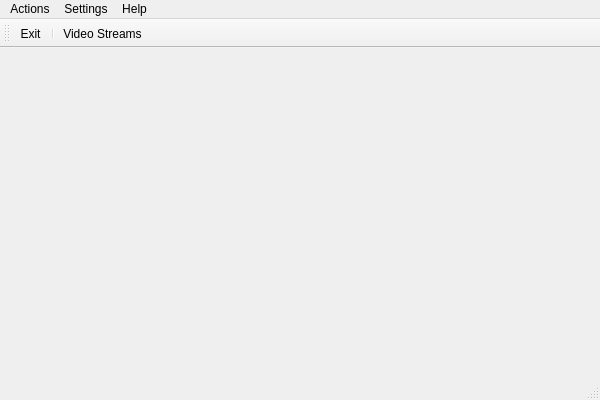
<?xml version="1.0" encoding="UTF-8"?>
<ui version="4.0">
 <class>SyntroCVFilterClass</class>
 <widget class="QMainWindow" name="SyntroCVFilterClass">
  <property name="geometry">
   <rect>
    <x>0</x>
    <y>0</y>
    <width>600</width>
    <height>400</height>
   </rect>
  </property>
  <property name="windowTitle">
   <string>SyntroCVFilter</string>
  </property>
  <widget class="QWidget" name="centralWidget"/>
  <widget class="QMenuBar" name="menuBar">
   <property name="geometry">
    <rect>
     <x>0</x>
     <y>0</y>
     <width>600</width>
     <height>21</height>
    </rect>
   </property>
   <widget class="QMenu" name="menuActions">
    <property name="title">
     <string>Actions</string>
    </property>
    <addaction name="actionBasicSetup"/>
    <addaction name="separator"/>
    <addaction name="actionExit"/>
   </widget>
   <widget class="QMenu" name="menuSettings">
    <property name="title">
     <string>Settings</string>
    </property>
    <addaction name="actionVideoStreams"/>
    <addaction name="actionShowName"/>
    <addaction name="actionShowDate"/>
    <addaction name="actionShowTime"/>
    <addaction name="actionTextColor"/>
   </widget>
   <widget class="QMenu" name="menuHelp">
    <property name="title">
     <string>Help</string>
    </property>
    <addaction name="actionAbout"/>
   </widget>
   <addaction name="menuActions"/>
   <addaction name="menuSettings"/>
   <addaction name="menuHelp"/>
  </widget>
  <widget class="QToolBar" name="mainToolBar">
   <attribute name="toolBarArea">
    <enum>TopToolBarArea</enum>
   </attribute>
   <attribute name="toolBarBreak">
    <bool>false</bool>
   </attribute>
   <addaction name="actionExit"/>
   <addaction name="separator"/>
   <addaction name="actionVideoStreams"/>
  </widget>
  <widget class="QStatusBar" name="statusBar"/>
  <action name="actionBasicSetup">
   <property name="text">
    <string>Basic Setup</string>
   </property>
  </action>
  <action name="actionExit">
   <property name="text">
    <string>Exit</string>
   </property>
  </action>
  <action name="actionVideoStreams">
   <property name="text">
    <string>Video streams ...</string>
   </property>
   <property name="iconText">
    <string>Video Streams</string>
   </property>
  </action>
  <action name="actionShowName">
   <property name="checkable">
    <bool>true</bool>
   </property>
   <property name="text">
    <string>Show name</string>
   </property>
  </action>
  <action name="actionShowDate">
   <property name="checkable">
    <bool>true</bool>
   </property>
   <property name="text">
    <string>Show date</string>
   </property>
  </action>
  <action name="actionShowTime">
   <property name="checkable">
    <bool>true</bool>
   </property>
   <property name="text">
    <string>Show time</string>
   </property>
  </action>
  <action name="actionTextColor">
   <property name="text">
    <string>Text color ...</string>
   </property>
  </action>
  <action name="actionAbout">
   <property name="text">
    <string>About</string>
   </property>
  </action>
 </widget>
 <layoutdefault spacing="6" margin="11"/>
 <resources>
  <include location="syntrocvfilter.qrc"/>
 </resources>
 <connections/>
</ui>
